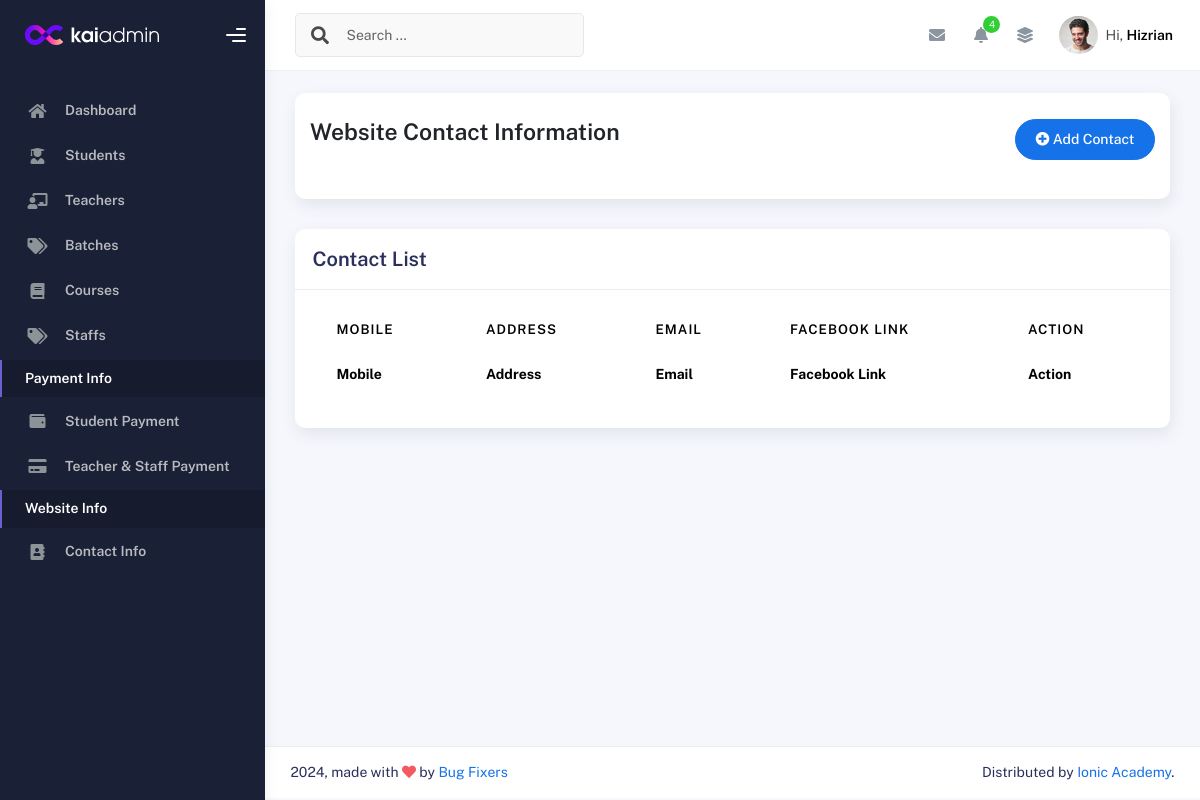
Before: /contactlist/ with the older database file.
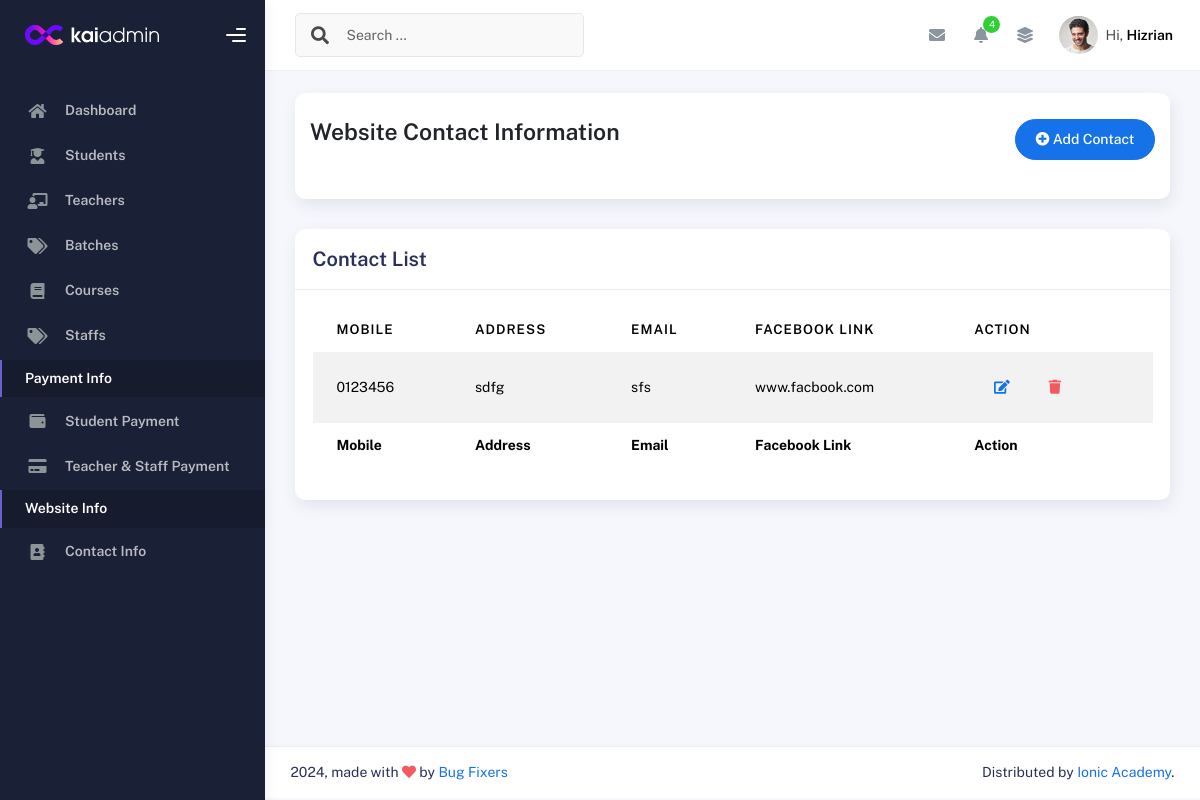
After: the same page with the newer database file.
### IMSapp/models.py (models this page shows, shortened)
class WebsiteContactModel(models.Model):
    Imsuser = models.CharField(max_length=50,null=True)
    Mobile = models.CharField(max_length=50,null=True)
    Address = models.CharField(max_length=100,null=True)
    Email = models.CharField(max_length=100,null=True)
    MapLink = models.TextField(null=True)
    GithubLink =models.CharField(max_length=150,null=True)
    FacebookLink =models.CharField(max_length=150,null=True)
    YoutubeLink =models.CharField(max_length=150,null=True)
    TwitterLink =models.CharField(max_length=150,null=True)

### IMSapp/contactviews.py (the view)
# urls.py: path('contactlist/',contactlist,name="contactlist"),
def contactlist(request):
    contactdata = WebsiteContactModel.objects.all()
    return render(request,'contact/contactlist.html',{'contactdata':contactdata})

### IMSapp/templates/contact/contactlist.html
{% extends "profilemaster/master.html" %}
{% block content %}
<div class="col-sm-12 col-md-12">
    <div class="card card-stats card-round">
        <div class="card-body">
            <div class="d-flex align-items-left align-items-md-center flex-column flex-md-row pt-2 pb-4">
                <div>
                    <h3 class="fw-bold mb-3">Website Contact Information</h3>
                </div>
                <div class="ms-md-auto py-2 py-md-0">
                    <a href="{% url 'addcontact' %}" class="btn btn-primary btn-round"><i class="fas fa-plus-circle"></i> Add Contact</a>
                </div>
            </div>
        </div>
    </div>
</div>
<div class="col-md-12">
    <div class="card">
      <div class="card-header">
        <h4 class="card-title">Contact List</h4>
      </div>
      <div class="card-body">
        <div class="table-responsive">
          <table id="basic-datatables" class="display table table-striped table-hover">
            <thead>
              <tr>
                <th>Mobile</th>
                <th>Address</th>
                <th>Email</th>
                <th>Facebook Link</th>
                <th>Action</th>
              </tr>
            </thead>
            <tfoot>
                <tr>
                    <th>Mobile</th>
                    <th>Address</th>
                    <th>Email</th>
                    <th>Facebook Link</th>
                    <th>Action</th>
                  </tr>
            </tfoot>
            <tbody>
              {% for i in contactdata %}
              <tr>
                <td>{{i.Mobile}}</td>
                <td>{{i.Address}}</td>
                <td>{{i.Email}}</td>
                <td>{{i.FacebookLink}}</td>
                <td>
                    <div class="form-button-action">
                      <a href="{% url 'editcontact' i.id %}" class="btn btn-link btn-primary btn-md">
                        <i class="fa fa-edit"></i>
                      </a>
                      <a href="{% url 'deletecontact' i.id %}" class="btn btn-link btn-danger btn-md">
                        <i class="fa fa-trash"></i>
                      </a>
                    </div>
                  </td>
              </tr>
              {% endfor %}
            </tbody>
          </table>
        </div>
      </div>
    </div>
  </div>
{% endblock content %}

Changed rows visible on the page:
added WebsiteContactModel: Mobile "0123456", Address "sdfg", Email "sfs", FacebookLink "www.facbook.com"
